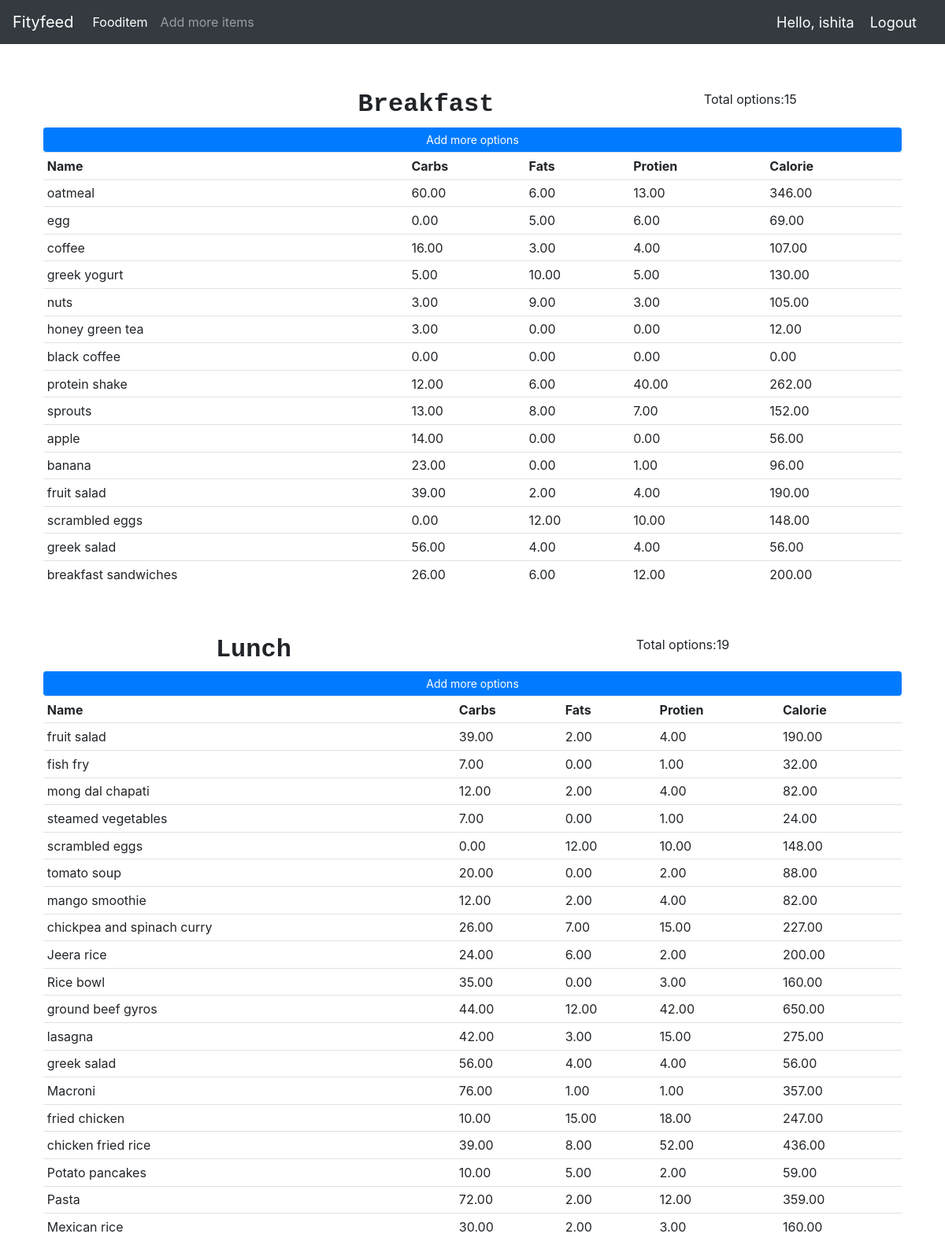
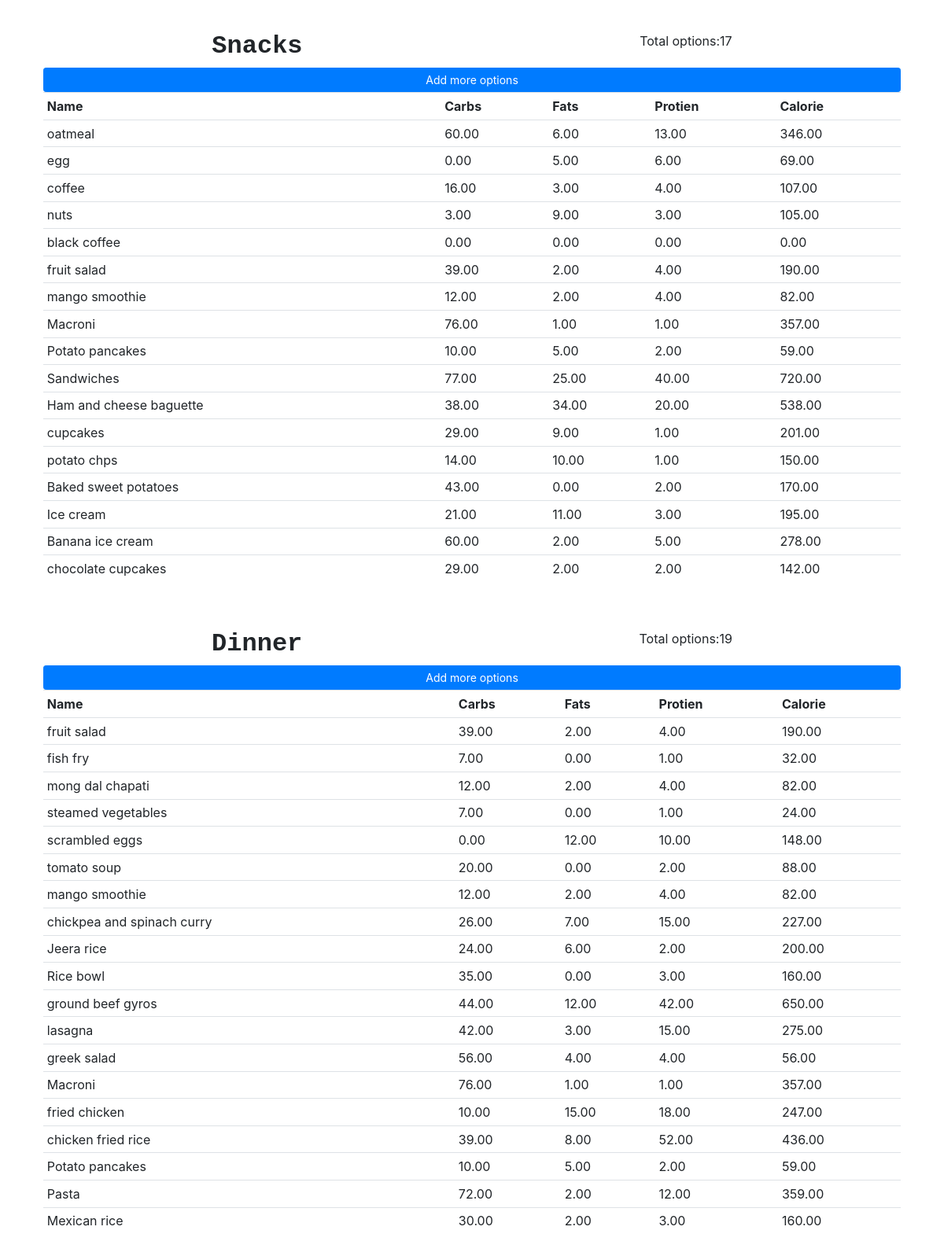
/product/ (signed in), run on the app's committed database (2 pictures, top to bottom).
### Fityfeed/models.py (models this page shows, shortened)
class Fooditem(models.Model):
    name = models.CharField(max_length=200)
    category = models.ManyToManyField(Category)
    carbohydrate = models.DecimalField(max_digits=5,decimal_places=2,default=0)
    fats = models.DecimalField(max_digits=5,decimal_places=2,default=0)
    protein = models.DecimalField(max_digits=5,decimal_places=2,default=0)
    calorie=models.DecimalField(max_digits=5,decimal_places=2,default=0,blank=True)
    quantity = models.IntegerField(default=1,null=True,blank=True)

### Fityfeed/decorators.py (the view)
        def wrapper_func(request,*args,**kwargs):
            group=None
            if request.user.groups.exists():
                group=request.user.groups.all()[0].name
            if group in allowed_roles:
                return view_func(request,*args,**kwargs)
            else:
                return HttpResponse("<h1>You are not allowed to access this page</h1>")

### Fityfeed/views.py (called while the page is built)
@login_required(login_url='login')
@allowed_users(allowed_roles=['admin'])
def fooditem(request):
    breakfast=Category.objects.filter(name='breakfast')[0].fooditem_set.all()
    bcnt=breakfast.count()
    lunch=Category.objects.filter(name='lunch')[0].fooditem_set.all()
    lcnt=lunch.count()
    dinner=Category.objects.filter(name='dinner')[0].fooditem_set.all()
    dcnt=dinner.count()
    snacks=Category.objects.filter(name='snacks')[0].fooditem_set.all()
    scnt=snacks.count()
    context={'breakfast':breakfast,
              'bcnt':bcnt,
              'lcnt':lcnt,
              'scnt':scnt,
              'dcnt':dcnt,
              'lunch':lunch,
              'dinner':dinner,
              'snacks':snacks,
            }
    return render(request,'fooditem.html',context)

### Fityfeed/templates/fooditem.html
{% extends 'main.html' %}
{% load static%}
{% block content %}
    <div class="flex-box-row">
        <br>
        <br>
        <h5 id="heading">Breakfast</h5>
        <h7>Total options:{{bcnt}}</h7>
            <a class="btn btn-primary  btn-sm btn-block" href="{% url 'createfooditem' %}">Add more options</a>
            <table class="table table-sm">
                <tr>
                    <th>Name</th>
                    <th>Carbs</th>
                    <th>Fats</th>
                    <th>Protien</th>
                    <th>Calorie</th>
                </tr>
               {% for items in breakfast %}
                <tr>
                    <td>{{items.name}} </td>
                    <td>{{items.carbohydrate}} </td>
                    <td>{{items.fats}} </td>
                    <td>{{items.protein}} </td>
                    <td>{{items.calorie}} </td>
                    </tr>
                {% endfor %}
            </table>
    </div>
    <br>
    <div class="flex-box-row">
        <h5 id="heading">Lunch</h5>
        <h7>Total options:{{lcnt}}</h7>
            <a class="btn btn-primary  btn-sm btn-block" href="{% url 'createfooditem' %}">Add more options</a>
            <table class="table table-sm">
                <tr>
                    <th>Name</th>
                    <th>Carbs</th>
                    <th>Fats</th>
                    <th>Protien</th>
                    <th>Calorie</th>
                </tr>
               {% for items in lunch %}
                <tr>
                    <td>{{items.name}} </td>
                    <td>{{items.carbohydrate}} </td>
                    <td>{{items.fats}} </td>
                    <td>{{items.protein}} </td>
                    <td>{{items.calorie}} </td>
                    </tr>
                {% endfor %}
            </table>
    </div>
    <br>
    <div class="flex-box-row">
        <h5 id="heading">Snacks</h5>
        <h7>Total options:{{scnt}}</h7>
            <a class="btn btn-primary  btn-sm btn-block" href="{% url 'createfooditem' %}">Add more options</a>
            <table class="table table-sm">
                <tr>
                    <th>Name</th>
                    <th>Carbs</th>
                    <th>Fats</th>
                    <th>Protien</th>
                    <th>Calorie</th>
                </tr>
               {% for items in snacks %}
                <tr>
                    <td>{{items.name}} </td>
                    <td>{{items.carbohydrate}} </td>
                    <td>{{items.fats}} </td>
                    <td>{{items.protein}} </td>
                    <td>{{items.calorie}} </td>
                    </tr>
                {% endfor %}
            </table>
    </div>
    <br>
    <div class="flex-box-row">
        <h5 id="heading">Dinner</h5>
        <h7>Total options:{{dcnt}}</h7>
            <a class="btn btn-primary  btn-sm btn-block" href="{% url 'createfooditem' %}">Add more options</a>
            <table class="table table-sm">
                <tr>
                    <th>Name</th>
                    <th>Carbs</th>
                    <th>Fats</th>
                    <th>Protien</th>
                    <th>Calorie</th>
                </tr>
               {% for items in dinner %}
                <tr>
                    <td>{{items.name}} </td>
                    <td>{{items.carbohydrate}} </td>
                    <td>{{items.fats}} </td>
                    <td>{{items.protein}} </td>
                    <td>{{items.calorie}} </td>
                    </tr>
                {% endfor %}
            </table>
    </div>
    <br>
</div>
{% endblock %}

### Fityfeed/templates/navbar.html (shortened to what this page needs)
{% load static%}
<nav class="navbar navbar-expand-lg navbar-dark bg-dark">
    <a class="navbar-brand" href="{% url 'home' %}">Fityfeed</a>
    <div class="collapse navbar-collapse" id="navbarSupportedContent">
    {% if request.user.is_staff %}
      <ul class="navbar-nav mr-auto">
        <li class="nav-item active">
          <a class="nav-link" href="{% url 'fooditem' %}">Fooditem<span class="sr-only">(current)</span></a>
        </li>
        <li class="nav-item">
          <a class="nav-link" href="{% url 'createfooditem' %}">Add more items</a>
        </li>
      </ul>
    {% endif %}
    </div>
    <span class="hello-msg">Hello, {{request.user}}</span>
    <span ><a  class="hello-msg" href="{% url 'logout' %}">Logout</a></span>
  </nav>

### static/css/main.css (style rules this page uses)
.flex-box-row { display:flex; padding : 10px; flex-wrap: wrap; justify-content: space-around; }
#heading { text-shadow: antiquewhite; font-family: 'Courier New', Courier, monospace; font-weight: 550; font-size: xx-large; text-align: left; }

### Fityfeed/templates/navbar.html (style rules this page uses)
.hello-msg { font-size: 18px; color: #fff; margin-right: 20px; }

### data on the page
Fooditem: name "oatmeal", carbohydrate "60.00", fats "6.00", protein "13.00", calorie "346.00"
Fooditem: name "egg", carbohydrate "0.00", fats "5.00", protein "6.00", calorie "69.00"
Fooditem: name "coffee", carbohydrate "16.00", fats "3.00", protein "4.00", calorie "107.00"
Fooditem: name "greek yogurt", carbohydrate "5.00", fats "10.00", protein "5.00", calorie "130.00"
Fooditem: name "nuts", carbohydrate "3.00", fats "9.00", protein "3.00", calorie "105.00"
Fooditem: name "honey green tea", carbohydrate "3.00", fats "0.00", protein "0.00", calorie "12.00"
Fooditem: name "black coffee", carbohydrate "0.00", fats "0.00", protein "0.00", calorie "0.00"
Fooditem: name "protein shake", carbohydrate "12.00", fats "6.00", protein "40.00", calorie "262.00"
Fooditem: name "sprouts", carbohydrate "13.00", fats "8.00", protein "7.00", calorie "152.00"
Fooditem: name "apple", carbohydrate "14.00", fats "0.00", protein "0.00", calorie "56.00"
Fooditem: name "banana", carbohydrate "23.00", fats "0.00", protein "1.00", calorie "96.00"
Fooditem: name "fruit salad", carbohydrate "39.00", fats "2.00", protein "4.00", calorie "190.00"
Fooditem: name "scrambled eggs", carbohydrate "0.00", fats "12.00", protein "10.00", calorie "148.00"
Fooditem: name "greek salad", carbohydrate "56.00", fats "4.00", protein "4.00", calorie "56.00"
Fooditem: name "breakfast sandwiches", carbohydrate "26.00", fats "6.00", protein "12.00", calorie "200.00"
Fooditem: name "fish fry", carbohydrate "7.00", fats "0.00", protein "1.00", calorie "32.00"
Fooditem: name "mong dal chapati", carbohydrate "12.00", fats "2.00", protein "4.00", calorie "82.00"
Fooditem: name "steamed vegetables", carbohydrate "7.00", fats "0.00", protein "1.00", calorie "24.00"
Fooditem: name "tomato soup", carbohydrate "20.00", fats "0.00", protein "2.00", calorie "88.00"
Fooditem: name "mango smoothie", carbohydrate "12.00", fats "2.00", protein "4.00", calorie "82.00"
Fooditem: name "chickpea and spinach curry", carbohydrate "26.00", fats "7.00", protein "15.00", calorie "227.00"
Fooditem: name "Jeera rice", carbohydrate "24.00", fats "6.00", protein "2.00", calorie "200.00"
Fooditem: name "Rice bowl", carbohydrate "35.00", fats "0.00", protein "3.00", calorie "160.00"
Fooditem: name "ground beef gyros", carbohydrate "44.00", fats "12.00", protein "42.00", calorie "650.00"
Fooditem: name "lasagna", carbohydrate "42.00", fats "3.00", protein "15.00", calorie "275.00"
Fooditem: name "Macroni", carbohydrate "76.00", fats "1.00", protein "1.00", calorie "357.00"
Fooditem: name "fried chicken", carbohydrate "10.00", fats "15.00", protein "18.00", calorie "247.00"
Fooditem: name "chicken fried rice", carbohydrate "39.00", fats "8.00", protein "52.00", calorie "436.00"
Fooditem: name "Potato pancakes", carbohydrate "10.00", fats "5.00", protein "2.00", calorie "59.00"
Fooditem: name "Pasta", carbohydrate "72.00", fats "2.00", protein "12.00", calorie "359.00"
Fooditem: name "Mexican rice", carbohydrate "30.00", fats "2.00", protein "3.00", calorie "160.00"
Fooditem: name "Sandwiches", carbohydrate "77.00", fats "25.00", protein "40.00", calorie "720.00"
Fooditem: name "Ham and cheese baguette", carbohydrate "38.00", fats "34.00", protein "20.00", calorie "538.00"
Fooditem: name "cupcakes", carbohydrate "29.00", fats "9.00", protein "1.00", calorie "201.00"
Fooditem: name "potato chps", carbohydrate "14.00", fats "10.00", protein "1.00", calorie "150.00"
Fooditem: name "Baked sweet potatoes", carbohydrate "43.00", fats "0.00", protein "2.00", calorie "170.00"
Fooditem: name "Ice cream", carbohydrate "21.00", fats "11.00", protein "3.00", calorie "195.00"
Fooditem: name "Banana ice cream", carbohydrate "60.00", fats "2.00", protein "5.00", calorie "278.00"
Fooditem: name "chocolate cupcakes", carbohydrate "29.00", fats "2.00", protein "2.00", calorie "142.00"

### other printed values
{{ request.user }} "ishita"
{{ bcnt }} "15"
{{ lcnt }} "19"
{{ scnt }} "17"
{{ dcnt }} "19"
